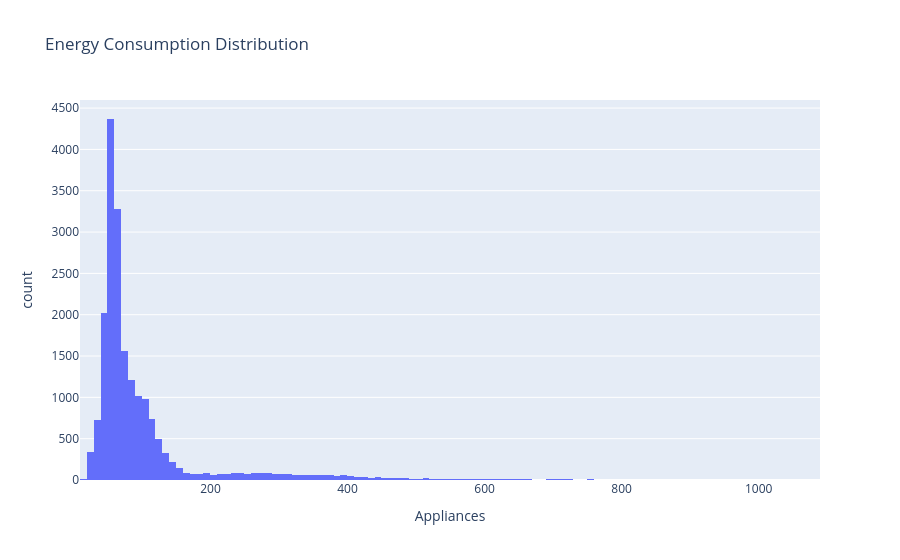
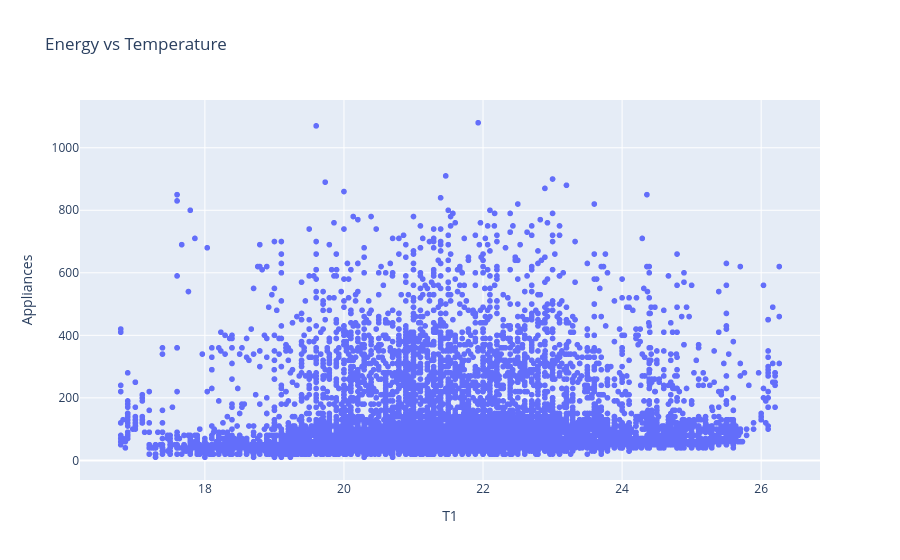
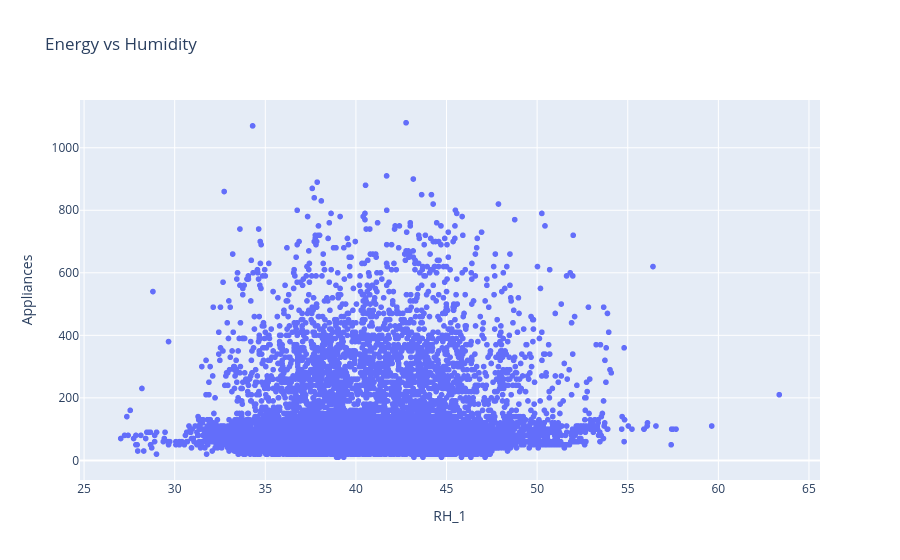

Notebook cell for these charts, in order:
### Markdown cell above
Plotly Visualization

### Code cell
px.histogram(df, x='Appliances', title="Energy Consumption Distribution").show()

px.scatter(df, x='T1', y='Appliances', title="Energy vs Temperature").show()

px.scatter(df, x='RH_1', y='Appliances', title="Energy vs Humidity").show()

### Figure 1 — Plotly figure (JSON) as saved in the notebook; plotly's stock layout.template omitted (floating-point values rounded to 4 significant figures; data arrays with more than 128 entries replaced by an {"elided": "..."} marker saying what was removed)
{"data": [{"bingroup": "x", "hovertemplate": "Appliances=%{x}<br>count=%{y}<extra></extra>", "legendgroup": "", "marker": {"color": "#636efa", "pattern": {"shape": ""}}, "name": "", "orientation": "v", "showlegend": false, "type": "histogram", "x": {"elided": "19735 int values"}, "xaxis": "x", "yaxis": "y"}], "layout": {"barmode": "relative", "legend": {"tracegroupgap": 0}, "title": {"text": "Energy Consumption Distribution"}, "xaxis": {"anchor": "y", "domain": [0, 1], "title": {"text": "Appliances"}}, "yaxis": {"anchor": "x", "domain": [0, 1], "title": {"text": "count"}}}}

### Figure 2 — Plotly figure (JSON) as saved in the notebook; plotly's stock layout.template omitted (floating-point values rounded to 4 significant figures; data arrays with more than 128 entries replaced by an {"elided": "..."} marker saying what was removed)
{"data": [{"hovertemplate": "T1=%{x}<br>Appliances=%{y}<extra></extra>", "legendgroup": "", "marker": {"color": "#636efa", "symbol": "circle"}, "mode": "markers", "name": "", "showlegend": false, "type": "scattergl", "x": {"elided": "19735 float values"}, "xaxis": "x", "y": {"elided": "19735 int values"}, "yaxis": "y"}], "layout": {"legend": {"tracegroupgap": 0}, "title": {"text": "Energy vs Temperature"}, "xaxis": {"anchor": "y", "domain": [0, 1], "title": {"text": "T1"}}, "yaxis": {"anchor": "x", "domain": [0, 1], "title": {"text": "Appliances"}}}}

### Figure 3 — Plotly figure (JSON) as saved in the notebook; plotly's stock layout.template omitted (floating-point values rounded to 4 significant figures; data arrays with more than 128 entries replaced by an {"elided": "..."} marker saying what was removed)
{"data": [{"hovertemplate": "RH_1=%{x}<br>Appliances=%{y}<extra></extra>", "legendgroup": "", "marker": {"color": "#636efa", "symbol": "circle"}, "mode": "markers", "name": "", "showlegend": false, "type": "scattergl", "x": {"elided": "19735 float values"}, "xaxis": "x", "y": {"elided": "19735 int values"}, "yaxis": "y"}], "layout": {"legend": {"tracegroupgap": 0}, "title": {"text": "Energy vs Humidity"}, "xaxis": {"anchor": "y", "domain": [0, 1], "title": {"text": "RH_1"}}, "yaxis": {"anchor": "x", "domain": [0, 1], "title": {"text": "Appliances"}}}}
